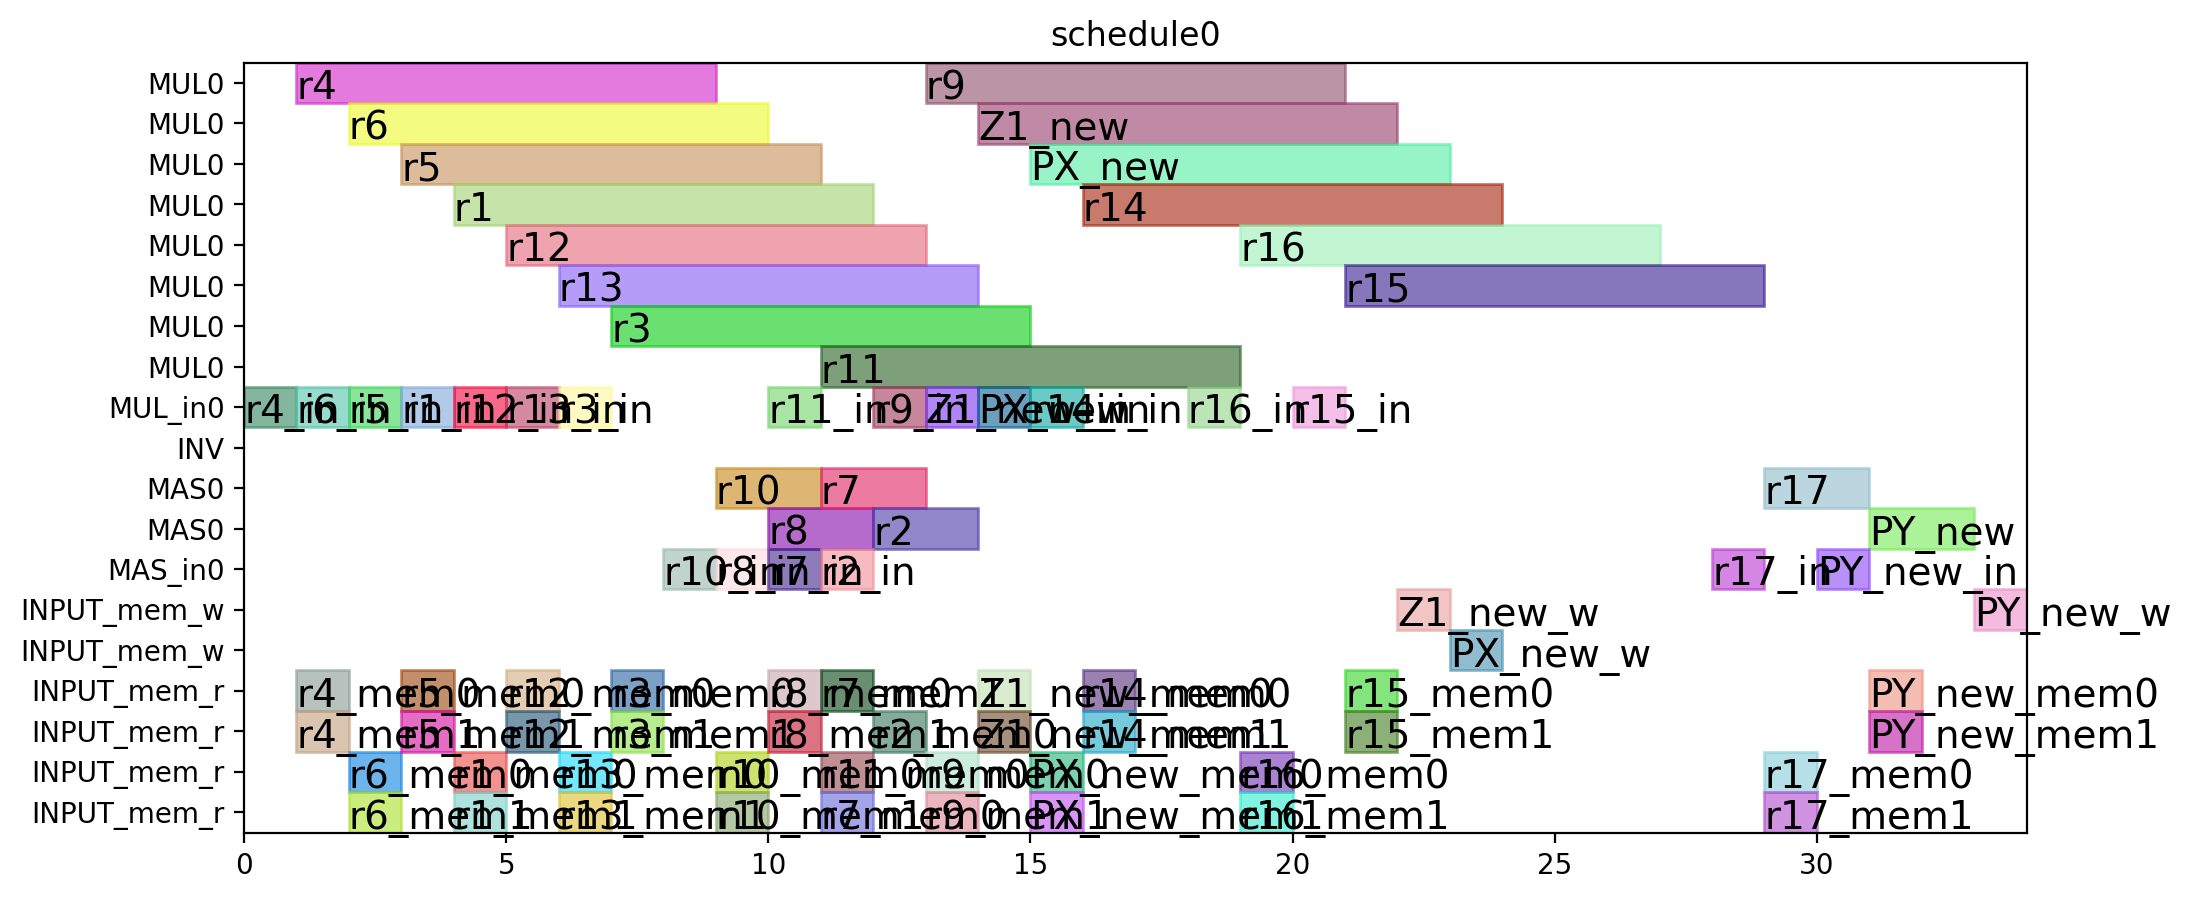

This figure's Python source:
from pyschedule import Scenario, solvers, plotters, alt


def solve():
	horizon = 90
	S = Scenario("schedule0", horizon=horizon)

	# resource
	MUL = S.Resources('MUL', num=1, size=8)
	MUL_in = S.Resources('MUL_in', num=1)
	INV = S.Resource('INV')
	MAS = S.Resources('MAS', num=1, size=2, periods=range(1, horizon))
	MAS_in = S.Resources('MAS_in', num=1)
	INPUT_mem_w = S.Resource('INPUT_mem_w', size=2)
	INPUT_mem_r = S.Resource('INPUT_mem_r', size=4)

	# result of previous scheduling

	# new tasks
	r1_in = S.Task('r1_in', length=1, delay_cost=1)
	r1_in += alt(MUL_in)
	r1 = S.Task('r1', length=8, delay_cost=1)
	r1 += alt(MUL)
	S += r1>=r1_in

	r1_mem0 = S.Task('r1_mem0', length=1, delay_cost=1)
	r1_mem0 += INPUT_mem_r
	S += r1_mem0-1 <= r1

	r1_mem1 = S.Task('r1_mem1', length=1, delay_cost=1)
	r1_mem1 += INPUT_mem_r
	S += r1_mem1-1 <= r1

	r3_in = S.Task('r3_in', length=1, delay_cost=1)
	r3_in += alt(MUL_in)
	r3 = S.Task('r3', length=8, delay_cost=1)
	r3 += alt(MUL)
	S += r3>=r3_in

	r3_mem0 = S.Task('r3_mem0', length=1, delay_cost=1)
	r3_mem0 += INPUT_mem_r
	S += r3_mem0-1 <= r3

	r3_mem1 = S.Task('r3_mem1', length=1, delay_cost=1)
	r3_mem1 += INPUT_mem_r
	S += r3_mem1-1 <= r3

	r4_in = S.Task('r4_in', length=1, delay_cost=1)
	r4_in += alt(MUL_in)
	r4 = S.Task('r4', length=8, delay_cost=1)
	r4 += alt(MUL)
	S += r4>=r4_in

	r4_mem0 = S.Task('r4_mem0', length=1, delay_cost=1)
	r4_mem0 += INPUT_mem_r
	S += r4_mem0-1 <= r4

	r4_mem1 = S.Task('r4_mem1', length=1, delay_cost=1)
	r4_mem1 += INPUT_mem_r
	S += r4_mem1-1 <= r4

	r5_in = S.Task('r5_in', length=1, delay_cost=1)
	r5_in += alt(MUL_in)
	r5 = S.Task('r5', length=8, delay_cost=1)
	r5 += alt(MUL)
	S += r5>=r5_in

	r5_mem0 = S.Task('r5_mem0', length=1, delay_cost=1)
	r5_mem0 += INPUT_mem_r
	S += r5_mem0-1 <= r5

	r5_mem1 = S.Task('r5_mem1', length=1, delay_cost=1)
	r5_mem1 += INPUT_mem_r
	S += r5_mem1-1 <= r5

	r6_in = S.Task('r6_in', length=1, delay_cost=1)
	r6_in += alt(MUL_in)
	r6 = S.Task('r6', length=8, delay_cost=1)
	r6 += alt(MUL)
	S += r6>=r6_in

	r6_mem0 = S.Task('r6_mem0', length=1, delay_cost=1)
	r6_mem0 += INPUT_mem_r
	S += r6_mem0-1 <= r6

	r6_mem1 = S.Task('r6_mem1', length=1, delay_cost=1)
	r6_mem1 += INPUT_mem_r
	S += r6_mem1-1 <= r6

	r12_in = S.Task('r12_in', length=1, delay_cost=1)
	r12_in += alt(MUL_in)
	r12 = S.Task('r12', length=8, delay_cost=1)
	r12 += alt(MUL)
	S += r12>=r12_in

	r12_mem0 = S.Task('r12_mem0', length=1, delay_cost=1)
	r12_mem0 += INPUT_mem_r
	S += r12_mem0-1 <= r12

	r12_mem1 = S.Task('r12_mem1', length=1, delay_cost=1)
	r12_mem1 += INPUT_mem_r
	S += r12_mem1-1 <= r12

	r13_in = S.Task('r13_in', length=1, delay_cost=1)
	r13_in += alt(MUL_in)
	r13 = S.Task('r13', length=8, delay_cost=1)
	r13 += alt(MUL)
	S += r13>=r13_in

	r13_mem0 = S.Task('r13_mem0', length=1, delay_cost=1)
	r13_mem0 += INPUT_mem_r
	S += r13_mem0-1 <= r13

	r13_mem1 = S.Task('r13_mem1', length=1, delay_cost=1)
	r13_mem1 += INPUT_mem_r
	S += r13_mem1-1 <= r13

	r2_in = S.Task('r2_in', length=1, delay_cost=1)
	r2_in += alt(MAS_in)
	r2 = S.Task('r2', length=2, delay_cost=1)
	r2 += alt(MAS)

	S += r2>=r2_in

	r2_mem0 = S.Task('r2_mem0', length=1, delay_cost=1)
	r2_mem0 += alt(INPUT_mem_r)
	S += r1 < r2_mem0
	S += r2_mem0-1 <= r2

	r7_in = S.Task('r7_in', length=1, delay_cost=1)
	r7_in += alt(MAS_in)
	r7 = S.Task('r7', length=2, delay_cost=1)
	r7 += alt(MAS)

	S += r7>=r7_in

	r7_mem0 = S.Task('r7_mem0', length=1, delay_cost=1)
	r7_mem0 += alt(INPUT_mem_r)
	S += r5 < r7_mem0
	S += r7_mem0-1 <= r7

	r7_mem1 = S.Task('r7_mem1', length=1, delay_cost=1)
	r7_mem1 += alt(INPUT_mem_r)
	S += r6 < r7_mem1
	S += r7_mem1-1 <= r7

	r8_in = S.Task('r8_in', length=1, delay_cost=1)
	r8_in += alt(MAS_in)
	r8 = S.Task('r8', length=2, delay_cost=1)
	r8 += alt(MAS)

	S += r8>=r8_in

	r8_mem0 = S.Task('r8_mem0', length=1, delay_cost=1)
	r8_mem0 += INPUT_mem_r
	S += r8_mem0-1 <= r8

	r8_mem1 = S.Task('r8_mem1', length=1, delay_cost=1)
	r8_mem1 += alt(INPUT_mem_r)
	S += r4 < r8_mem1
	S += r8_mem1-1 <= r8

	r10_in = S.Task('r10_in', length=1, delay_cost=1)
	r10_in += alt(MAS_in)
	r10 = S.Task('r10', length=2, delay_cost=1)
	r10 += alt(MAS)

	S += r10>=r10_in

	r10_mem0 = S.Task('r10_mem0', length=1, delay_cost=1)
	r10_mem0 += INPUT_mem_r
	S += r10_mem0-1 <= r10

	r10_mem1 = S.Task('r10_mem1', length=1, delay_cost=1)
	r10_mem1 += alt(INPUT_mem_r)
	S += r4 < r10_mem1
	S += r10_mem1-1 <= r10

	r9_in = S.Task('r9_in', length=1, delay_cost=1)
	r9_in += alt(MUL_in)
	r9 = S.Task('r9', length=8, delay_cost=1)
	r9 += alt(MUL)
	S += r9>=r9_in

	r9_mem0 = S.Task('r9_mem0', length=1, delay_cost=1)
	r9_mem0 += INPUT_mem_r
	S += r9_mem0-1 <= r9

	r9_mem1 = S.Task('r9_mem1', length=1, delay_cost=1)
	r9_mem1 += alt(INPUT_mem_r)
	S += r7 < r9_mem1
	S += r9_mem1-1 <= r9

	r11_in = S.Task('r11_in', length=1, delay_cost=1)
	r11_in += alt(MUL_in)
	r11 = S.Task('r11', length=8, delay_cost=1)
	r11 += alt(MUL)
	S += r11>=r11_in

	r11_mem0 = S.Task('r11_mem0', length=1, delay_cost=1)
	r11_mem0 += alt(INPUT_mem_r)
	S += r10 < r11_mem0
	S += r11_mem0-1 <= r11

	r14_in = S.Task('r14_in', length=1, delay_cost=1)
	r14_in += alt(MUL_in)
	r14 = S.Task('r14', length=8, delay_cost=1)
	r14 += alt(MUL)
	S += r14>=r14_in

	r14_mem0 = S.Task('r14_mem0', length=1, delay_cost=1)
	r14_mem0 += alt(INPUT_mem_r)
	S += r2 < r14_mem0
	S += r14_mem0-1 <= r14

	r14_mem1 = S.Task('r14_mem1', length=1, delay_cost=1)
	r14_mem1 += alt(INPUT_mem_r)
	S += r3 < r14_mem1
	S += r14_mem1-1 <= r14

	r15_in = S.Task('r15_in', length=1, delay_cost=1)
	r15_in += alt(MUL_in)
	r15 = S.Task('r15', length=8, delay_cost=1)
	r15 += alt(MUL)
	S += r15>=r15_in

	r15_mem0 = S.Task('r15_mem0', length=1, delay_cost=1)
	r15_mem0 += alt(INPUT_mem_r)
	S += r8 < r15_mem0
	S += r15_mem0-1 <= r15

	r15_mem1 = S.Task('r15_mem1', length=1, delay_cost=1)
	r15_mem1 += alt(INPUT_mem_r)
	S += r9 < r15_mem1
	S += r15_mem1-1 <= r15

	r16_in = S.Task('r16_in', length=1, delay_cost=1)
	r16_in += alt(MUL_in)
	r16 = S.Task('r16', length=8, delay_cost=1)
	r16 += alt(MUL)
	S += r16>=r16_in

	r16_mem0 = S.Task('r16_mem0', length=1, delay_cost=1)
	r16_mem0 += alt(INPUT_mem_r)
	S += r11 < r16_mem0
	S += r16_mem0-1 <= r16

	r16_mem1 = S.Task('r16_mem1', length=1, delay_cost=1)
	r16_mem1 += INPUT_mem_r
	S += r16_mem1-1 <= r16

	r17_in = S.Task('r17_in', length=1, delay_cost=1)
	r17_in += alt(MAS_in)
	r17 = S.Task('r17', length=2, delay_cost=1)
	r17 += alt(MAS)

	S += r17>=r17_in

	r17_mem0 = S.Task('r17_mem0', length=1, delay_cost=1)
	r17_mem0 += alt(INPUT_mem_r)
	S += r14 < r17_mem0
	S += r17_mem0-1 <= r17

	r17_mem1 = S.Task('r17_mem1', length=1, delay_cost=1)
	r17_mem1 += alt(INPUT_mem_r)
	S += r15 < r17_mem1
	S += r17_mem1-1 <= r17

	PX_new_in = S.Task('PX_new_in', length=1, delay_cost=1)
	PX_new_in += alt(MUL_in)
	PX_new = S.Task('PX_new', length=8, delay_cost=1)
	PX_new += alt(MUL)
	S += PX_new>=PX_new_in

	S += 0<PX_new

	PX_new_mem0 = S.Task('PX_new_mem0', length=1, delay_cost=1)
	PX_new_mem0 += alt(INPUT_mem_r)
	S += r2 < PX_new_mem0
	S += PX_new_mem0-1 <= PX_new

	PX_new_mem1 = S.Task('PX_new_mem1', length=1, delay_cost=1)
	PX_new_mem1 += alt(INPUT_mem_r)
	S += r12 < PX_new_mem1
	S += PX_new_mem1-1 <= PX_new

	PX_new_w = S.Task('PX_new_w', length=1, delay_cost=1)
	PX_new_w += alt(INPUT_mem_w)
	S += PX_new <= PX_new_w

	Z1_new_in = S.Task('Z1_new_in', length=1, delay_cost=1)
	Z1_new_in += alt(MUL_in)
	Z1_new = S.Task('Z1_new', length=8, delay_cost=1)
	Z1_new += alt(MUL)
	S += Z1_new>=Z1_new_in

	S += 0<Z1_new

	Z1_new_mem0 = S.Task('Z1_new_mem0', length=1, delay_cost=1)
	Z1_new_mem0 += alt(INPUT_mem_r)
	S += r2 < Z1_new_mem0
	S += Z1_new_mem0-1 <= Z1_new

	Z1_new_mem1 = S.Task('Z1_new_mem1', length=1, delay_cost=1)
	Z1_new_mem1 += alt(INPUT_mem_r)
	S += r13 < Z1_new_mem1
	S += Z1_new_mem1-1 <= Z1_new

	Z1_new_w = S.Task('Z1_new_w', length=1, delay_cost=1)
	Z1_new_w += alt(INPUT_mem_w)
	S += Z1_new <= Z1_new_w

	PY_new_in = S.Task('PY_new_in', length=1, delay_cost=1)
	PY_new_in += alt(MAS_in)
	PY_new = S.Task('PY_new', length=2, delay_cost=1)
	PY_new += alt(MAS)

	S += PY_new>=PY_new_in

	S += 0<PY_new

	PY_new_mem0 = S.Task('PY_new_mem0', length=1, delay_cost=1)
	PY_new_mem0 += alt(INPUT_mem_r)
	S += r17 < PY_new_mem0
	S += PY_new_mem0-1 <= PY_new

	PY_new_mem1 = S.Task('PY_new_mem1', length=1, delay_cost=1)
	PY_new_mem1 += alt(INPUT_mem_r)
	S += r16 < PY_new_mem1
	S += PY_new_mem1-1 <= PY_new

	PY_new_w = S.Task('PY_new_w', length=1, delay_cost=1)
	PY_new_w += alt(INPUT_mem_w)
	S += PY_new <= PY_new_w

	solvers.mip.solve(S,msg=1,ratio_gap=1.01)

	solution = [['hoge']*len(S.solution()[1]) for i in range(len(S.solution()))]
	for i in range(len(S.solution())):
		for j in range(len(S.solution()[i])):
			solution[i][j]=str(S.solution()[i][j])
	print(solution)

	cycles = int(solution[-1][3])

	pic_file_name = "/Users/fukudamomoko/Desktop/research/ABE/python/scheduling/yrecover_mul1_8_add1_2/schedule0.png"
	if(S.solution() != []):
		plotters.matplotlib.plot(S,img_filename=pic_file_name, vertical_text=False, fig_size=(cycles*0.25+3, 5))

	return solution
